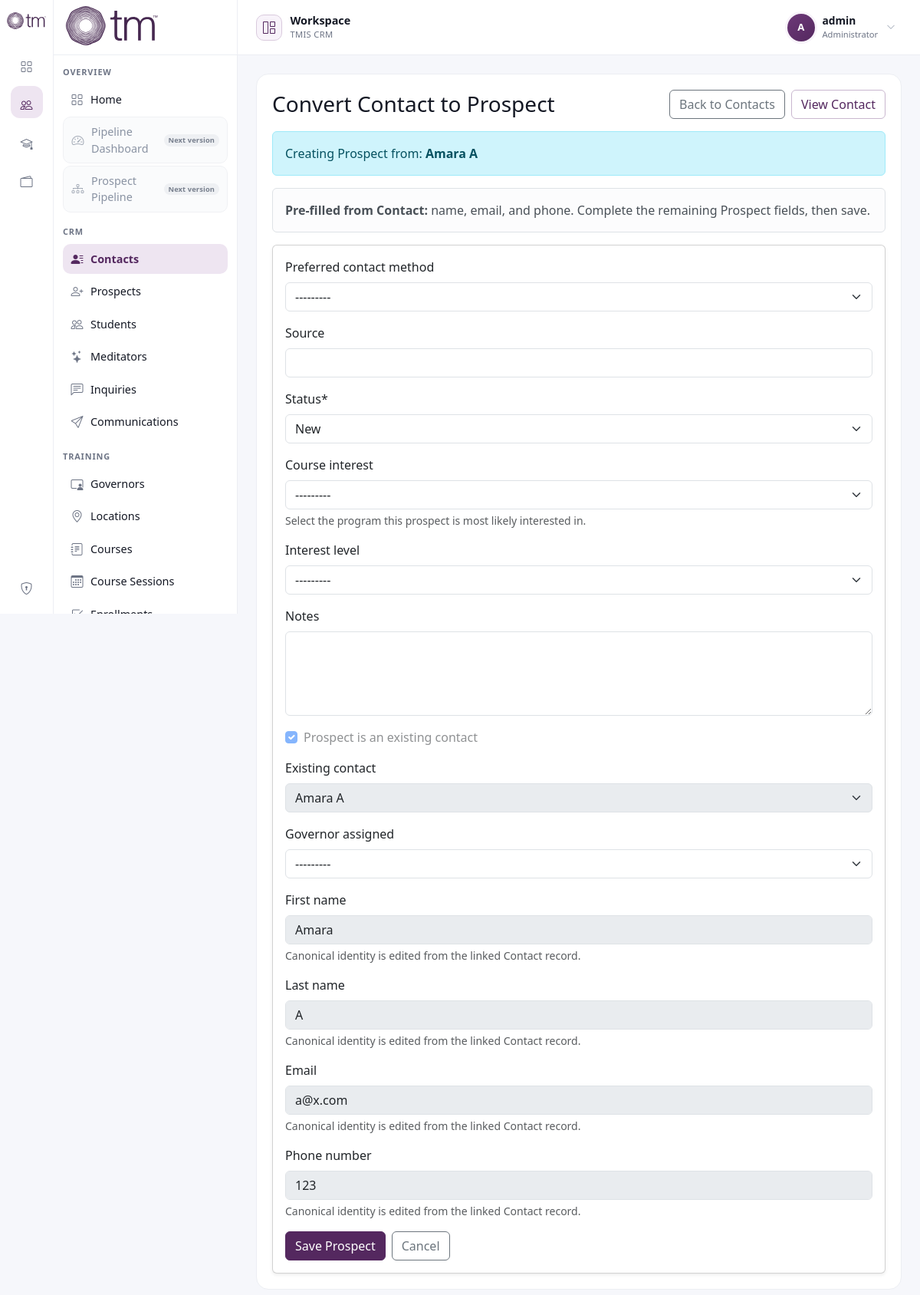
/contacts/1264/convert-to-prospect/ (signed in), run on the app's committed database.
### core/models.py (models this page shows, shortened)
class TimeStampedModel(models.Model):
    created_at = models.DateTimeField(auto_now_add=True)
    updated_at = models.DateTimeField(auto_now=True)
    class Meta:
        abstract = True

class Contact(TimeStampedModel):
    uuid = models.UUIDField(default=uuid.uuid4, editable=False, unique=True)
    crm_reference = models.CharField(max_length=30, unique=True, editable=False)
    first_name = models.CharField(max_length=100)
    last_name = models.CharField(max_length=100)
    email = models.EmailField(blank=True, null=True)
    phone_number = models.CharField(max_length=30, blank=True, null=True)
    date_of_birth = models.DateField(null=True, blank=True)
    address = models.TextField(blank=True)
    city = models.CharField(max_length=100, blank=True)
    province_state = models.CharField(max_length=100, blank=True)
    country = models.CharField(max_length=100, blank=True)
    class Meta:
        ordering = ["first_name", "last_name"]
        indexes = [
            models.Index(fields=["email"]),
            models.Index(fields=["phone_number"]),
        ]
        constraints = [
            models.UniqueConstraint(
                Lower("email"),
                condition=Q(email__isnull=False) & ~Q(email=""),
                name="unique_contact_email_ci_nonempty",
            )
        ]
    def __str__(self) -> str:
        return self.full_name or f"Contact #{self.pk}"
    @property
    def full_name(self) -> str:
        return f"{self.first_name} {self.last_name}".strip()
    @property
    def has_converted_prospect(self) -> bool:
        return hasattr(self, "prospect")

### core/views.py (the view, shortened to what this page needs)
class ContactConvertToProspectView(ProductLoginRequiredMixin, View):
    template_name = "core/crud/prospect/convert_from_contact_form.html"
    def _get_contact(self, request, pk):
        return _resolve_object_by_pk_or_uuid(
            queryset=scope_queryset_for_user(
                queryset=Contact.objects.all(),
                model=Contact,
                user=request.user,
            ),
            model=Contact,
            identifier=pk,
        )
    def _build_form(self, request, *, contact, data=None):
        owner = request.user if request.user.is_authenticated and not request.user.is_superuser else None
        instance = Prospect(contact=contact, owner=owner)
        return ProspectForm(data=data, instance=instance)
    def get(self, request, pk):
        contact = self._get_contact(request, pk)
        form = self._build_form(request, contact=contact)
        return render(
            request,
            self.template_name,
            {
                "form": form,
                "contact": contact,
            },
        )

### core/services/ownership.py (called while the page is built, shortened)
def scope_queryset_for_user(*, queryset: QuerySet, model, user) -> QuerySet:
    if not user or not getattr(user, "is_authenticated", False):
        return queryset.none()
    if user.is_superuser or user.is_staff:
        return queryset

### core/views.py (called while the page is built, shortened)
def _supports_uuid_lookup(model):
    if model not in {Contact, Prospect, Student, Meditator, Inquiry}:
        return False
    return any(field.name == "uuid" for field in model._meta.fields)

def _resolve_object_by_pk_or_uuid(*, queryset, model, identifier):
    candidate = str(identifier or "").strip()
    if candidate and any(field.name == "crm_reference" for field in model._meta.fields):
        by_crm_reference = queryset.filter(crm_reference__iexact=candidate).first()
        if by_crm_reference is not None:
            return by_crm_reference
    if _supports_uuid_lookup(model):
        if candidate:
            normalized = candidate.replace("-", "").lower()
            uuid_like = len(normalized) >= 8 and all(ch in "0123456789abcdef" for ch in normalized)
    if model is Inquiry and str(identifier or "").isdigit():
        legacy_match = queryset.filter(legacy_int_id=int(identifier)).first()
        if legacy_match is not None:
            return legacy_match
    return get_object_or_404(queryset, pk=identifier)

### core/templates/core/crud/prospect/convert_from_contact_form.html (shortened to what this page needs)
{% extends "core/crud/base.html" %}
{% load crispy_forms_tags %}
{% block content %}
<div class="d-flex justify-content-between align-items-center mb-3">
  <h1 class="h3 mb-0">Convert Contact to Prospect</h1>
  <div class="d-flex gap-2">
    <a class="btn btn-outline-secondary" href="{% url 'core:contact-list' %}">Back to Contacts</a>
    <a class="btn btn-outline-primary" href="{% url 'core:contact-detail' contact.pk %}">View Contact</a>
  </div>
</div>
<div class="alert alert-info" role="alert">
  Creating Prospect from: <strong>{{ contact }}</strong>
</div>
<div class="alert alert-light border" role="alert">
  <strong>Pre-filled from Contact:</strong> name, email, and phone.
  Complete the remaining Prospect fields, then save.
</div>
<div class="card shadow-sm">
  <div class="card-body">
    <form method="post" novalidate>
      {{ form|crispy }}
      <div class="d-flex gap-2 mt-3">
        <button class="btn btn-primary" type="submit">Save Prospect</button>
        <a class="btn btn-outline-secondary" href="{% url 'core:contact-list' %}">Cancel</a>
      </div>
    </form>
  </div>
</div>
{% endblock %}

### core/templates/core/crud/base.html (shortened to what this page needs)
<!DOCTYPE html>
{% load static %}
<html lang="en">
<head>
  <link
    href="https://cdn.jsdelivr.net/npm/bootstrap@5.3.3/dist/css/bootstrap.min.css"
    rel="stylesheet"
  >
  <link
    rel="stylesheet"
    href="https://cdn.jsdelivr.net/npm/bootstrap-icons@1.11.3/font/bootstrap-icons.min.css"
  >
</head>
<body>
  <div class="crm-layout d-flex">
    <aside class="icon-rail d-none d-lg-flex flex-column align-items-center py-3 position-sticky top-0 vh-100">
      <a class="mb-4 d-inline-flex justify-content-center" href="{% url 'core:home' %}" title="TMIS">
        <img src="{% static 'core/images/tmis-logo.svg' %}" alt="TMIS CRM" class="brand-mark">
      </a>
      <nav class="d-flex flex-column align-items-center gap-2">
        <a class="icon-link{% if request.path == '/' %} active{% endif %}" href="{% url 'core:home' %}" title="Home">
          <i class="bi bi-grid"></i>
        </a>
        <a class="icon-link{% if '/pipeline/' in request.path or '/prospects/' in request.path or '/students/' in request.path or '/inquiries/' in request.path or '/communications/' in request.path or '/contacts/' in request.path %} active{% endif %}" href="{% url 'core:prospect-list' %}" title="CRM">
          <i class="bi bi-people"></i>
        </a>
        <a class="icon-link" href="{% url 'core:teacher-list' %}" title="Training">
          <i class="bi bi-mortarboard"></i>
        </a>
        <a class="icon-link{% if '/invoices/' in request.path or '/payments/' in request.path or '/disbursements/' in request.path or '/reporting/' in request.path %} active{% endif %}" href="{% url 'core:invoice-list' %}" title="Finance">
          <i class="bi bi-wallet2"></i>
        </a>
      </nav>
      <div class="mt-auto d-flex flex-column align-items-center gap-2">
        {% if request.user.is_staff %}
          <a class="icon-link" href="/admin/" title="Admin">
            <i class="bi bi-shield-lock"></i>
          </a>
        {% endif %}
      </div>
    </aside>
    <aside class="main-sidebar d-none d-lg-flex flex-column position-sticky top-0 vh-100">
      <div class="sidebar-header px-3 d-flex align-items-center">
        <div>
          <img src="{% static 'core/images/tmis-logo.svg' %}" alt="TMIS CRM" class="sidebar-logo mb-1">
        </div>
      </div>
      <nav class="main-nav">
        {% include "core/crud/partials/sidebar_nav.html" %}
      </nav>
    </aside>
    <main class="content-shell">
      <div class="desktop-account-bar d-none d-lg-flex">
        <div class="workspace-context" aria-label="Current workspace">
          <span class="workspace-context-icon" aria-hidden="true"><i class="bi bi-grid-1x2"></i></span>
          <span>
            <span class="workspace-context-title">Workspace</span>
            <span class="workspace-context-label">TMIS CRM</span>
          </span>
        </div>
        {% if request.user.is_authenticated %}
          <div class="dropdown">
            <button class="account-menu-toggle dropdown-toggle" type="button" data-bs-toggle="dropdown" aria-expanded="false" aria-label="Open account menu for {{ request.user.get_username }}">
              <span class="account-avatar" aria-hidden="true">{{ request.user.get_username|first }}</span>
              <span class="account-menu-identity">
                <span class="account-menu-name">{{ request.user.get_full_name|default:request.user.get_username }}</span>
                <span class="account-menu-role">
                  {% if request.user.is_superuser %}Administrator{% elif request.user.is_staff %}Staff account{% else %}Account{% endif %}
                </span>
              </span>
              <i class="bi bi-chevron-down account-menu-chevron" aria-hidden="true"></i>
            </button>
          </div>
        {% else %}
          <a class="btn btn-outline-primary btn-sm" href="{% url 'core:login' %}?next={{ request.path|urlencode }}">Login</a>
        {% endif %}
      </div>
      <div class="content-card">
        {% block content %}{% endblock %}
      </div>
    </main>
  </div>
</body>
</html>

### data on the page
Contact: first_name+last_name "Amara A", email "a@x.com", phone_number "123"
Contact: first_name "Amara", last_name "A"

### other printed values
{{ request.user.get_username|first }} "A"
{{ request.user.get_full_name|default:request.user.get_username }} "admin"
